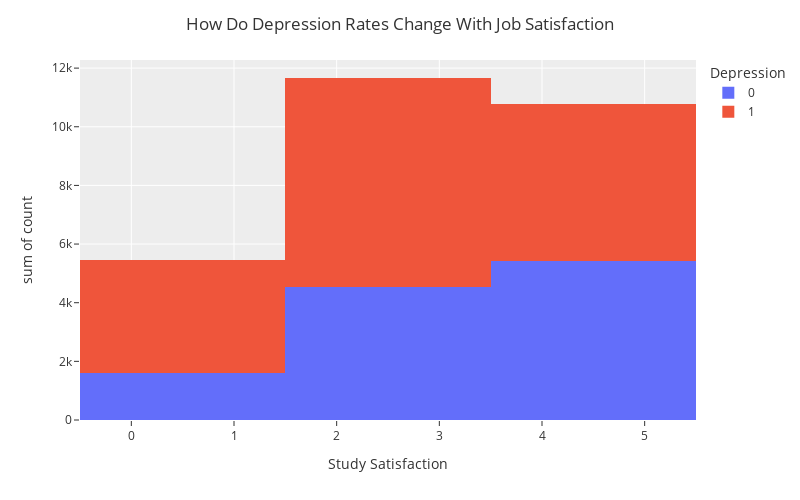

Notebook code for this chart:
### Code cell
DF_Depression_Influence = (
DF.value_counts(subset=['Study Satisfaction', 'Depression']).reset_index(name='count').sort_values(by='Study Satisfaction', ascending=False)
) 
show(DF_Depression_Influence)
fig = px.histogram(DF_Depression_Influence,
    x = 'Study Satisfaction',
                   y = 'count',
                   color = 'Depression'
)
fig.update_layout(
                  title='How Do Depression Rates Change With Job Satisfaction',
                  template='ggplot2',
                  width=800,
                  height=500,
                      )
fig.show()

### Figure 1 — Plotly figure (JSON) as saved in the notebook; plotly's stock layout.template omitted (floating-point values rounded to 4 significant figures)
{"data": [{"alignmentgroup": "True", "bingroup": "x", "histfunc": "sum", "hovertemplate": "Depression=0<br>Study Satisfaction=%{x}<br>sum of count=%{y}<extra></extra>", "legendgroup": "0", "marker": {"color": "#636efa", "pattern": {"shape": ""}}, "name": "0", "offsetgroup": "0", "orientation": "v", "showlegend": true, "type": "histogram", "x": [5, 4, 3, 2, 1], "xaxis": "x", "y": [2334, 3095, 2469, 2071, 1594], "yaxis": "y"}, {"alignmentgroup": "True", "bingroup": "x", "histfunc": "sum", "hovertemplate": "Depression=1<br>Study Satisfaction=%{x}<br>sum of count=%{y}<extra></extra>", "legendgroup": "1", "marker": {"color": "#EF553B", "pattern": {"shape": ""}}, "name": "1", "offsetgroup": "1", "orientation": "v", "showlegend": true, "type": "histogram", "x": [5, 4, 3, 2, 1], "xaxis": "x", "y": [2089, 3265, 3354, 3769, 3857], "yaxis": "y"}], "layout": {"barmode": "relative", "height": 500, "legend": {"title": {"text": "Depression"}, "tracegroupgap": 0}, "margin": {"t": 60}, "title": {"text": "How Do Depression Rates Change With Job Satisfaction"}, "width": 800, "xaxis": {"anchor": "y", "autorange": true, "domain": [0, 1], "range": [-0.5, 5.5], "title": {"text": "Study Satisfaction"}, "type": "linear"}, "yaxis": {"anchor": "x", "autorange": true, "domain": [0, 1], "range": [0, 12280.0], "title": {"text": "sum of count"}, "type": "linear"}}}
